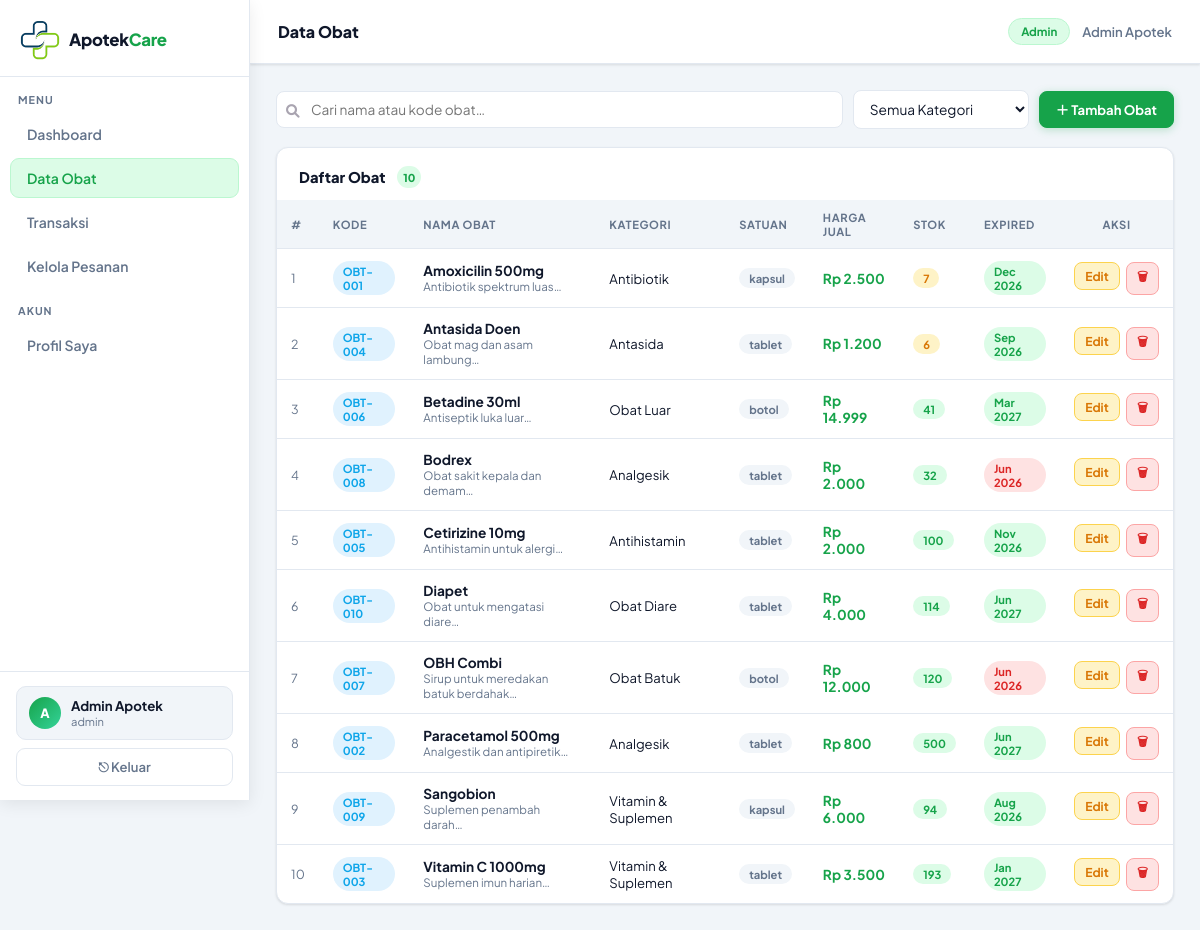
The app's page /apotek/obat.php (signed in) with its own data.
### tables this page shows
CREATE TABLE `obat` (
  `id` int NOT NULL,
  `kode_obat` varchar(20) NOT NULL,
  `nama` varchar(200) NOT NULL,
  `kategori_id` int DEFAULT NULL,
  `satuan` varchar(30) NOT NULL DEFAULT 'tablet',
  `harga_beli` decimal(12,2) NOT NULL DEFAULT '0.00',
  `harga_jual` decimal(12,2) NOT NULL DEFAULT '0.00',
  `stok` int NOT NULL DEFAULT '0',
  `stok_minimum` int NOT NULL DEFAULT '10',
  `tanggal_expired` date DEFAULT NULL,
  `deskripsi` text,
  `created_at` timestamp NULL DEFAULT CURRENT_TIMESTAMP,
  `updated_at` timestamp NULL DEFAULT CURRENT_TIMESTAMP ON UPDATE CURRENT_TIMESTAMP
);

CREATE TABLE `kategori_obat` (
  `id` int NOT NULL,
  `nama` varchar(100) NOT NULL,
  `created_at` timestamp NULL DEFAULT CURRENT_TIMESTAMP
);

### apotek/obat.php (the view, shortened to what this page needs)
<?php
require_once '../config/db.php';
require_once '../includes/layout.php';
$search    = trim($_GET['q'] ?? '');
$where = ['1=1'];
$params = [];
$sql = "SELECT o.*,k.nama as kat_nama FROM obat o LEFT JOIN kategori_obat k ON o.kategori_id=k.id WHERE ".implode(' AND ',$where)." ORDER BY o.nama";
$stmt=$pdo->prepare($sql); $stmt->execute($params);
$obatList=$stmt->fetchAll();
?>
<link rel="stylesheet" href="https://cdnjs.cloudflare.com/ajax/libs/font-awesome/6.0.0/css/all.min.css">
<div class="toolbar">
    <div class="search-box">
        <span class="search-icon"><i class="fas fa-search" style="color: #a9a4b0"></i></span>
        <input type="text" id="sInput" placeholder="Cari nama atau kode obat…"
            value="<?= ($search) ?>" onkeyup="liveSearch('sInput','tObat')"/>
    </div>
    <select class="filter-sel" onchange="location.href='obat.php?kat='+this.value">
        <option value="">Semua Kategori</option>
    </select>
    <button class="btn btn-green" onclick="openModal('m-tambah')">＋ Tambah Obat</button>
</div>
<div class="card" style="padding:0;overflow:hidden">
    <div style="padding:18px 22px 0;display:flex;justify-content:space-between;align-items:center;margin-bottom:2px">
        <div class="card-title" style="margin:0">Daftar Obat <span class="pill"><?= count($obatList) ?></span></div>
    </div>
    <div class="table-wrap" style="padding:10px 0 0">
        <table id="tObat">
        <thead>
            <tr><th>#</th><th>Kode</th><th>Nama Obat</th><th>Kategori</th><th>Satuan</th><th>Harga Jual</th><th>Stok</th><th>Expired</th><th style="text-align:center">Aksi</th></tr>
        </thead>
        <tbody>
        <?php if(empty($obatList)): ?>
            <tr><td colspan="9"><div class="empty"><div class="ei">📭</div><p>Belum ada data obat</p></div></td></tr>
        <?php else: ?>
        <?php foreach($obatList as $i=>$o):
            $expiredCls='';
            if($o['tanggal_expired']){
                $hari=(int)((strtotime($o['tanggal_expired'])-time())/86400);
            if($hari<=30) $expiredCls='b-red';
            elseif($hari<=60) $expiredCls='b-amber';
            else $expiredCls='b-green';
            }
            $stokCls=$o['stok']==0?'b-red':($o['stok']<=$o['stok_minimum']?'b-amber':'b-green');
        ?>
            <tr>
            <td style="color:var(--muted);font-size:.78rem"><?= $i+1 ?></td>
            <td><span class="badge b-blue"><?= htmlspecialchars($o['kode_obat']) ?></span></td>
            <td>
                <div style="font-weight:700"><?= htmlspecialchars($o['nama']) ?></div>
                <?php if($o['deskripsi']): ?>
                <div style="font-size:.72rem;color:var(--muted)"><?= htmlspecialchars(substr($o['deskripsi'],0,45)) ?>…</div>
                <?php endif; ?>
            </td>
            <td style="font-size:.82rem"><?= htmlspecialchars($o['kat_nama']??'—') ?></td>
            <td><span class="badge b-gray"><?= htmlspecialchars($o['satuan']) ?></span></td>
            <td style="font-weight:700;color:var(--green)">Rp <?= number_format($o['harga_jual'],0,',','.') ?></td>
            <td><span class="badge <?= $stokCls ?>"><?= $o['stok'] ?></span></td>
            <td>
                <?php if($o['tanggal_expired']): ?>
                <span class="badge <?= $expiredCls ?>"><?= date('M Y',strtotime($o['tanggal_expired'])) ?></span>
                <?php else: ?>—<?php endif; ?>
            </td>
            <td style="text-align:center;white-space:nowrap">
                <button class="btn btn-amber btn-sm" onclick='openEdit(<?= htmlspecialchars(json_encode($o)) ?>)'>Edit</button>
                <button class="btn btn-red btn-sm" style="margin-left:4px" onclick="openDel(<?= $o['id'] ?>,'<?= htmlspecialchars(addslashes($o['nama'])) ?>')">🗑</button>
            </td>
            </tr>
        <?php endforeach; ?>
        <?php endif; ?>
        </tbody>
        </table>
    </div>
</div>
<?php require_once '../includes/layout_end.php'; ?>

### includes/style.css (style rules this page uses)
*,*::before,*::after { box-sizing:border-box;margin:0;padding:0 }
:root { --green: #16a34a; --green-d: #15803d; --green-l: #dcfce7; --green-m: #bbf7d0; --blue: #0ea5e9; --blue-l: #e0f2fe; --amber: #d97706; --amber-l: #fef3c7; --red: #dc2626; --red-l: #fee2e2; --text: #0f172a; --text-s: #334155; --muted: #64748b; --border: #e2e8f0; --bg: #f1f5f9; --white: #ffffff; --sidebar-w: 250px; --topbar-h: 64px; --font: 'Plus Jakarta Sans', sans-serif; --rad: 12px; --trans: .18s ease; --shadow: 0 1px 3px rgba(0,0,0,.08), 0 1px 2px rgba(0,0,0,.04); --shadow-m: 0 4px 16px rgba(0,0,0,.08); }
body { font-family:var(--font);background:var(--bg);color:var(--text);display:flex;min-height:100vh }
button { cursor:pointer;font-family:var(--font) }
.card { background:var(--white);border:1px solid var(--border); border-radius:var(--rad);padding:22px 24px; box-shadow:var(--shadow); }
.card-title { font-size:.92rem;font-weight:800;color:var(--text); margin-bottom:16px;display:flex;align-items:center;gap:8px;flex-wrap:wrap; }
.table-wrap { overflow-x:auto }
table { width:100%;border-collapse:collapse;font-size:.855rem }
thead th { background:var(--bg);padding:10px 14px; font-size:.7rem;font-weight:700;color:var(--muted); letter-spacing:.6px;text-transform:uppercase; border-bottom:1px solid var(--border);text-align:left; }
tbody tr { border-bottom:1px solid var(--border);transition:background var(--trans) }
tbody td { padding:12px 14px;vertical-align:middle }
tbody tr:last-child { border:none }
.badge { display:inline-flex;align-items:center;padding:3px 10px; border-radius:99px;font-size:.7rem;font-weight:700; }
.b-green { background:var(--green-l);color:var(--green) }
.b-red { background:var(--red-l);color:var(--red) }
.b-blue { background:var(--blue-l);color:var(--blue) }
.b-amber { background:var(--amber-l);color:var(--amber) }
.b-gray { background:#f1f5f9;color:var(--muted) }
.btn { display:inline-flex;align-items:center;gap:6px; padding:8px 16px;border-radius:8px;font-size:.82rem;font-weight:700; border:1.5px solid transparent;transition:all var(--trans);cursor:pointer; }
.btn-green { background:var(--green);color:#fff;border-color:var(--green);box-shadow:0 2px 8px rgba(22,163,74,.25) }
.btn-red { background:var(--red-l);color:var(--red);border-color:#fca5a5 }
.btn-amber { background:var(--amber-l);color:var(--amber);border-color:#fcd34d }
.btn-sm { padding:5px 10px;font-size:.76rem }
.toolbar { display:flex;align-items:center;gap:10px;margin-bottom:18px;flex-wrap:wrap }
.search-box { position:relative;flex:1;min-width:180px }
.search-box input { width:100%;padding:9px 13px 9px 34px; border:1.5px solid var(--border);border-radius:8px; font-family:var(--font);font-size:.855rem;color:var(--text); background:#fff;outline:none;transition:border-color var(--trans); }
.search-icon { position:absolute;left:10px;top:50%;transform:translateY(-50%);color:var(--muted);font-size:.85rem }
.filter-sel { padding:9px 12px;border:1.5px solid var(--border); border-radius:8px;font-family:var(--font);font-size:.855rem; color:var(--text);background:#fff;outline:none; }
.pill { display:inline-flex;align-items:center;justify-content:center; min-width:22px;height:22px;padding:0 6px; border-radius:99px;font-size:.68rem;font-weight:800; background:var(--green-l);color:var(--green);margin-left:4px; }

### records on screen
obat: kode_obat "OBT-001", nama "Amoxicilin 500mg", deskripsi "Antibiotik spektrum luas", kategori.nama "Antibiotik", satuan "kapsul", harga_jual "2.500", stok "7", tanggal_expired "Dec 2026"
obat: kode_obat "OBT-004", nama "Antasida Doen", deskripsi "Obat mag dan asam lambung", kategori.nama "Antasida", satuan "tablet", harga_jual "1.200", stok "6", tanggal_expired "Sep 2026"
obat: kode_obat "OBT-006", nama "Betadine 30ml", deskripsi "Antiseptik luka luar", kategori.nama "Obat Luar", satuan "botol", harga_jual "14.999", stok "41", tanggal_expired "Mar 2027"
obat: kode_obat "OBT-008", nama "Bodrex", deskripsi "Obat sakit kepala dan demam", kategori.nama "Analgesik", satuan "tablet", harga_jual "2.000", stok "32", tanggal_expired "Jun 2026"
obat: kode_obat "OBT-005", nama "Cetirizine 10mg", deskripsi "Antihistamin untuk alergi", kategori.nama "Antihistamin", satuan "tablet", harga_jual "2.000", stok "100", tanggal_expired "Nov 2026"
obat: kode_obat "OBT-010", nama "Diapet", deskripsi "Obat untuk mengatasi diare", kategori.nama "Obat Diare", satuan "tablet", harga_jual "4.000", stok "114", tanggal_expired "Jun 2027"
obat: kode_obat "OBT-007", nama "OBH Combi", deskripsi "Sirup untuk meredakan batuk berdahak", kategori.nama "Obat Batuk", satuan "botol", harga_jual "12.000", stok "120", tanggal_expired "Jun 2026"
obat: kode_obat "OBT-002", nama "Paracetamol 500mg", deskripsi "Analgestik dan antipiretik", kategori.nama "Analgesik", satuan "tablet", harga_jual "800", stok "500", tanggal_expired "Jun 2027"
obat: kode_obat "OBT-009", nama "Sangobion", deskripsi "Suplemen penambah darah", kategori.nama "Vitamin & Suplemen", satuan "kapsul", harga_jual "6.000", stok "94", tanggal_expired "Aug 2026"
obat: kode_obat "OBT-003", nama "Vitamin C 1000mg", deskripsi "Suplemen imun harian", kategori.nama "Vitamin & Suplemen", satuan "tablet", harga_jual "3.500", stok "193", tanggal_expired "Jan 2027"

### other values on screen
substr($user['nama'],0,1) "A"
$user['nama'] "Admin Apotek"
$user['role'] "admin"
$pageTitle "Data Obat"
$user['role'] "Admin"
count($obatList) "10"
